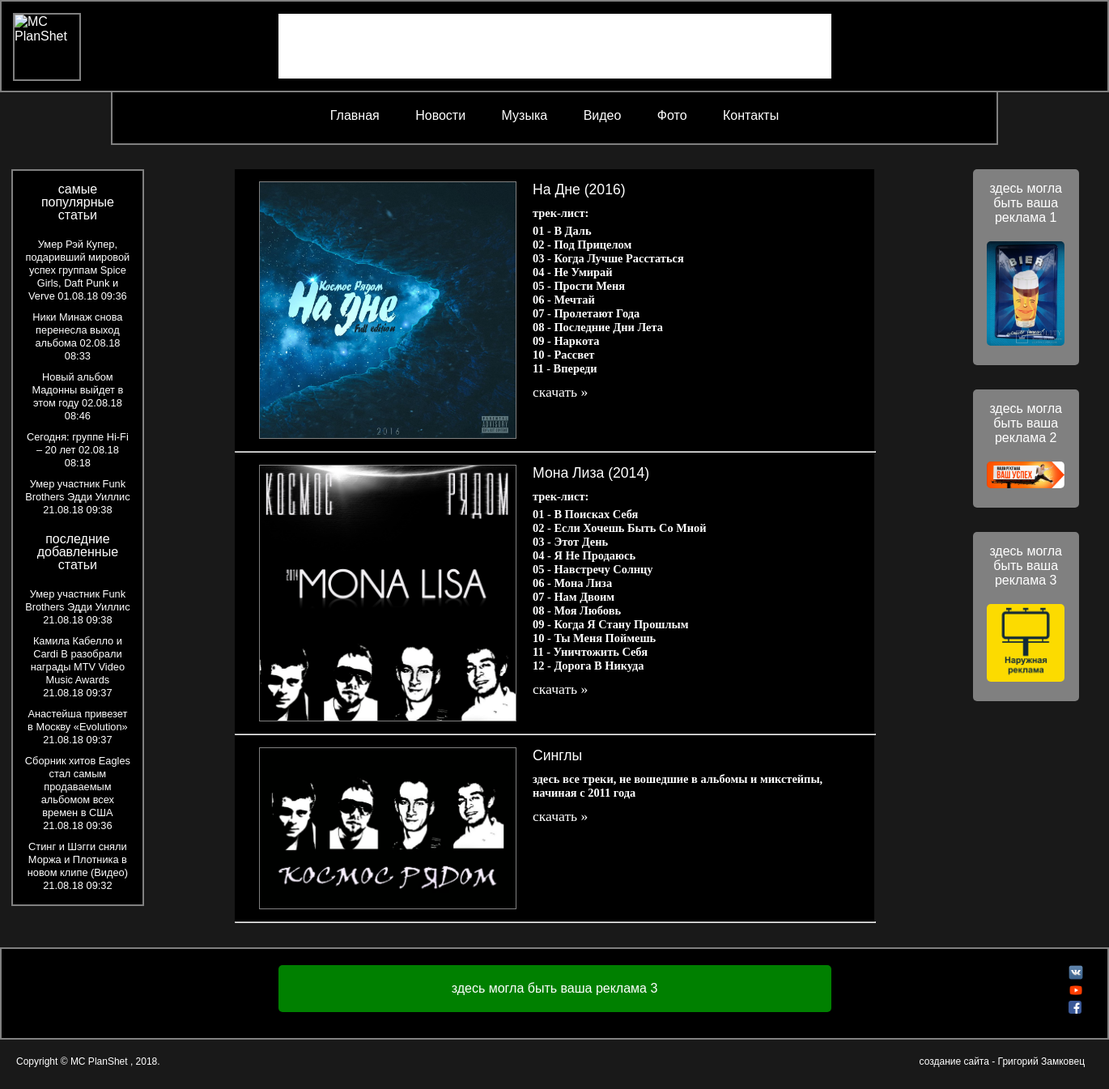
Page /music2.php on the committed database.
### tables this page shows
CREATE TABLE IF NOT EXISTS `music_news` (
  `id` int(11) unsigned NOT NULL AUTO_INCREMENT,
  `title` varchar(255) NOT NULL,
  `text` text NOT NULL,
  `date` int(11) unsigned NOT NULL,
  `video_src` text NOT NULL,
  `views` int(11) NOT NULL DEFAULT '0',
  PRIMARY KEY (`id`)
);

CREATE TABLE IF NOT EXISTS `music_albums` (
  `id` int(10) unsigned NOT NULL AUTO_INCREMENT,
  `name_artist` varchar(50) NOT NULL,
  `album_src` varchar(255) NOT NULL,
  `img_src` varchar(255) NOT NULL,
  `album_name` varchar(255) NOT NULL,
  `album_text` text NOT NULL,
  `album_date` int(4) unsigned NOT NULL,
  PRIMARY KEY (`id`)
);

### music2.php (the view, shortened to what this page needs)
<!DOCTYPE html>
<html>
<head>
  <?php
    require_once "blocks/functions.php";
    $query = $db->query("SELECT * FROM `music_albums` WHERE `name_artist` = 'космос рядом' ORDER BY `album_date` DESC");
    $albums = $query->fetchAll();
    require_once "blocks/head.php";
  ?>
</head>
<body>
  <div class="container">
    <?php require_once "blocks/header.php" ?>
    <div class="wrapper">
      <?php require_once "blocks/newsblock.php" ?>
      <div id="center-panel">
        <?php if ($error_base): ?>
            <div class="error-base"><?=$error_base?></div>
        <?php else: ?>
            <?php foreach ($albums as $album): ?>
                <div class="albums">
                  <img src="<?=$album['img_src']?>" alt="<?=$album['album_name']?>" />
                  <div class="album-content">
                    <?php if ($album['album_text'] !== ""): ?>
                      <h2><?=$album['album_name']?> (<?=$album['album_date']?>)</h2>
                      <p>трек-лист:</p>
                      <p><?=$album['album_text']?></p>
                    <?php else: ?>
                      <h2><?=$album['album_name']?></h2>
                      <p>здесь все треки, не вошедшие в альбомы и микстейпы, начиная с 2011 года</p>
                    <?php endif; ?>
                    <a href="<?=$album['album_src']?>" download>скачать &raquo;</a>
                  </div>
                  <hr>
                </div>
            <?php endforeach; ?>
        <?php endif; ?>
      </div>
      <?php require_once "blocks/advertizing.php" ?>
    </div>
    <?php require_once "blocks/footer.php" ?>
  </div>
</body>
</html>

### blocks/newsblock.php (shortened to what this page needs)
<div class="aside1">
    <?php
        $error_base = false;
        $db = new PDO ('mysql:host=localhost;dbname=mcplanshet_base', 'root', '');
        $db->exec("SET NAMES UTF8");
        $query = $db->query("SELECT * FROM `music_news` ORDER BY `views` DESC LIMIT 0, 5");
        $popular_news = $query->fetchAll();
        $query = $db->query("SELECT * FROM `music_news` ORDER BY `date` DESC LIMIT 0, 5");
        $last_news = $query->fetchAll();
    ?>
    <?php if ($error_base): ?>
        <div class="error-base"><?=$error_base?></div>
    <?php else: ?>
        <ul class="news-date">
            <p>самые популярные статьи</p>
        <?php foreach ($popular_news as $one): ?>
            <li><a href="article.php?id=<?=$one['id']?>&page=1"><?=$one['title']?></a> <?=date("d.m.y H:i", $one['date'])?></li>
        <?php endforeach; ?>
        </ul>
        <ul class="news-date">
            <p>последние добавленные статьи</p>
            <?php foreach ($last_news as $one): ?>
                <li><a href="article.php?id=<?=$one['id']?>&page=1"><?=$one['title']?></a> <?=date("d.m.y H:i", $one['date'])?></li>
        <?php endforeach; ?>
        </ul>
    <?php endif; ?>
</div>

### style/style1.css (style rules this page uses)
* { margin: 0; padding: 0; color: white; font-size: 100%; font-family: cursive, 'comic sans ms', sans-serif; text-decoration: none; outline: none; cursor: default; }
a, a img { cursor: pointer; }
img { max-width: 100%; height: auto; width: auto\9; }
.container { background-color: rgba(0, 0, 0, 0.9); }
.wrapper { width: 100%; margin: auto; min-width: 1360px; -webkit-box-sizing: border-box; box-sizing: border-box; }
#center-panel { width: 72%; min-width: 979px; margin: auto; margin-top: 20px; margin-bottom: 30px; cursor: default; float: left; padding-top: 10px; }
.aside1 { background-color: rgb(0, 0, 0); -webkit-box-sizing: border-box; box-sizing: border-box; border: 2px solid grey; width: 12%; min-width: 163px; float: left; margin: 30px 1% 25px 1%; padding: 0 10px 10px 10px; line-height: 100%; }
.aside1 .news-date { list-style: none; text-align: center; }
.aside1 .news-date p { padding: 15px; }
.aside1 .news-date li { padding: 5px; font-size: 80%; }
#center-panel .albums { background-color: rgb(0, 0, 0); width: 80%; margin-left: 10%; padding-top: 15px; }
#center-panel .albums hr { width: 100%; margin-bottom: 0; }
#center-panel .albums img { float: left; width: 40%; height: auto; border: 1px solid grey; margin: 0 20px 15px 30px; }
#center-panel .album-content { width: 50%; float: left; margin-bottom: 15px; }
#center-panel .album-content h2 { margin-bottom: 10px; font-size: 110%; font-weight: 200; }
#center-panel .album-content p { margin-bottom: 5px; font: bold 90% serif; }
#center-panel .album-content a { display: block; margin-top: 10px; font: normal 110% serif; }
@media (min-width: 1361px) { .wrapper { max-width: 1800px; } }

### music2.php (style rules this page uses)
body { background: fixed url(/images/background_foto/3.jpg) 50% 50% no-repeat; background-size: cover; }

### rows in the picture
music_news: title "Умер Рэй Купер, подаривший мировой успех группам Spice Girls, Daft Punk и Verve", date "01.08.18 09:36"
music_news: title "Ники Минаж снова перенесла выход альбома", date "02.08.18 08:33"
music_news: title "Новый альбом Мадонны выйдет в этом году", date "02.08.18 08:46"
music_news: title "Сегодня: группе Hi-Fi – 20 лет", date "02.08.18 08:18"
music_news: title "Умер участник Funk Brothers Эдди Уиллис", date "21.08.18 09:38"
music_news: title "Камила Кабелло и Cardi B разобрали награды MTV Video Music Awards", date "21.08.18 09:37"
music_news: title "Анастейша привезет в Москву «Evolution»", date "21.08.18 09:37"
music_news: title "Сборник хитов Eagles стал самым продаваемым альбомом всех времен в США", date "21.08.18 09:36"
music_news: title "Стинг и Шэгги сняли Моржа и Плотника в новом клипе (Видео)", date "21.08.18 09:32"
music_albums: img_src (picture), album_name "На Дне", album_date "2016", album_text "01 - В Даль 02 - Под Прицелом 03 - Когда Лучше Расстаться 04 - Не Умирай 05 - Прости Меня 06 - Мечтай 07 - Пролетают Года 08 - Последние Дни Лета 09 - Наркота 10 - Рассвет 11 - Впереди"
music_albums: img_src (picture), album_name "Мона Лиза", album_date "2014", album_text "01 - В Поисках Себя 02 - Если Хочешь Быть Со Мной 03 - Этот День 04 - Я Не Продаюсь 05 - Навстречу Солнцу 06 - Мона Лиза 07 - Нам Двоим 08 - Моя Любовь 09 - Когда Я Стану Прошлым 10 - Ты Меня Поймешь 11 - Уничтожить Себя 12 - Дорога В Никуда"
music_albums: img_src (picture), album_name "Синглы"
